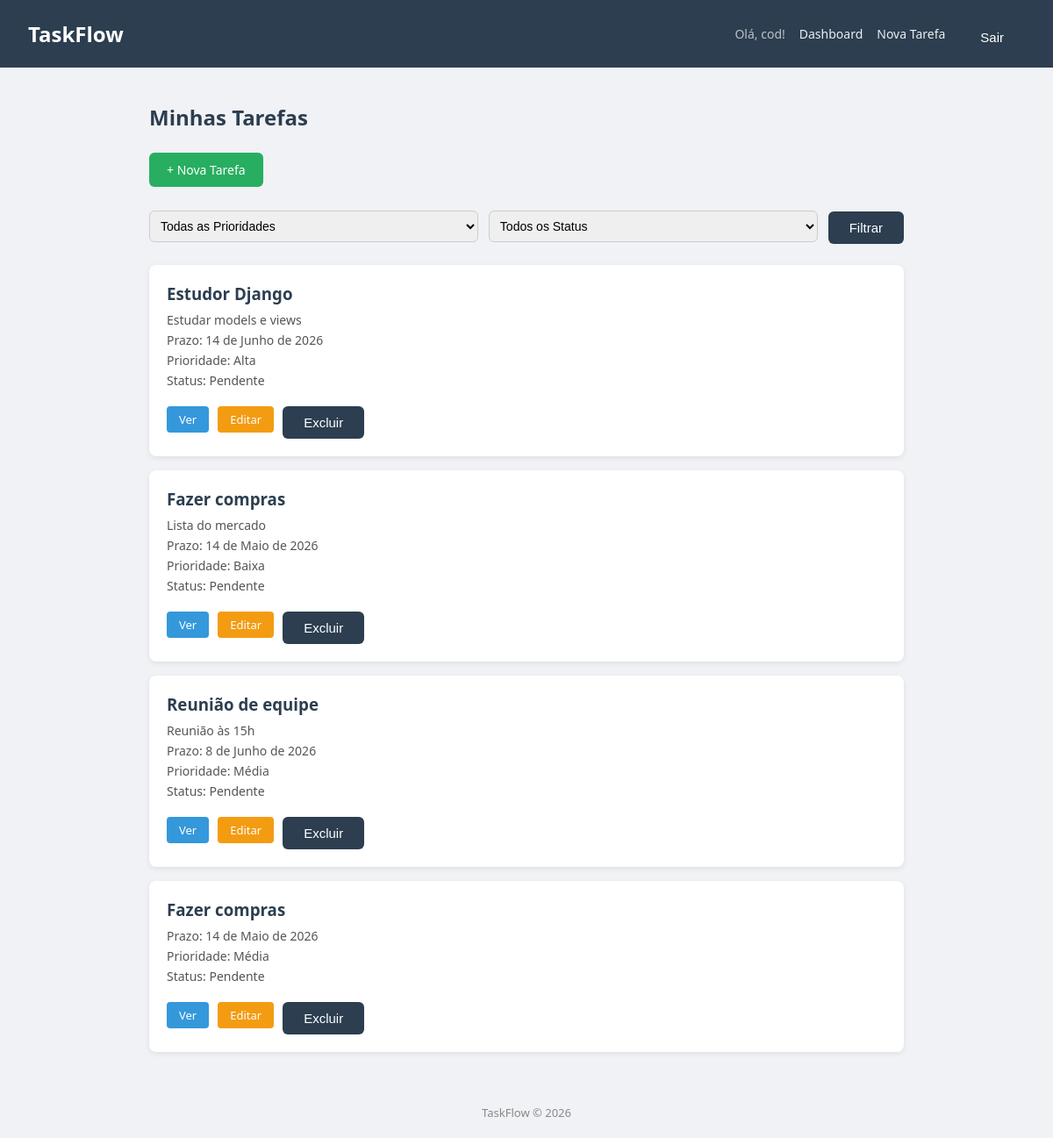
Before: / (signed in) with the older database file.
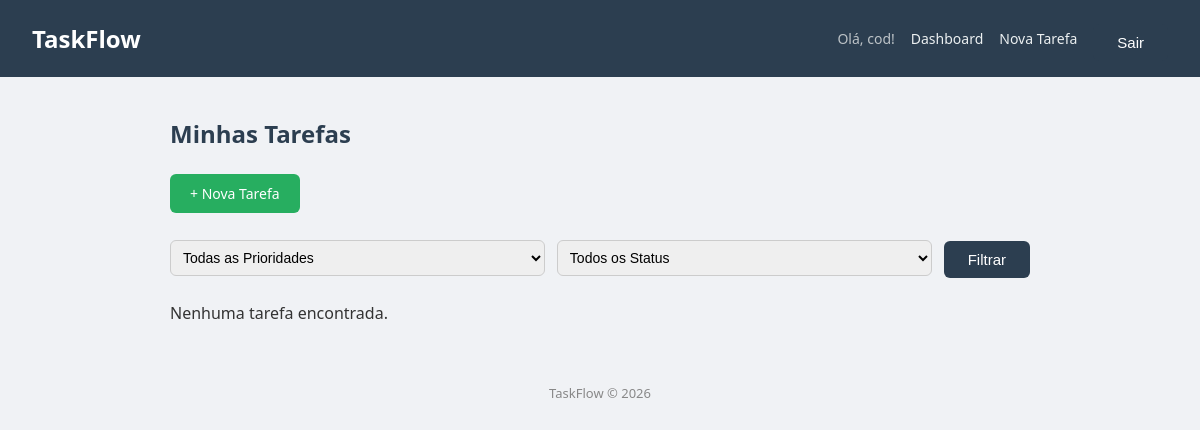
After: the same page with the newer database file.
### tasks/models.py (models this page shows, shortened)
class Task(models.Model):
    PRIORIDADE_CHOICES = [
        ('baixa', 'Baixa'),
        ('media', 'Média'),
        ('alta', 'Alta'),
    ]
    STATUS_CHOICES = [
        ('pendente', 'Pendente'),
        ('concluida', 'Concluída'),
    ]
    titulo = models.CharField(max_length=200)
    descricao = models.TextField(blank=True)
    data_criacao = models.DateTimeField(auto_now_add=True)
    prazo = models.DateField(null=True, blank=True)
    prioridade = models.CharField(max_length=10, choices=PRIORIDADE_CHOICES, default='baixa')
    status = models.CharField(max_length=10, choices=STATUS_CHOICES, default='pendente')
    usuario = models.ForeignKey(User, on_delete=models.CASCADE)

### tasks/views.py (the view)
# urls.py: path('', views.dashboard, name='dashboard'),
@login_required
def dashboard(request):
    tarefas = Task.objects.filter(usuario=request.user)
    prioridade = request.GET.get('prioridade')
    status = request.GET.get('status')
    if prioridade:
        tarefas = tarefas.filter(prioridade=prioridade)
    if status:
        tarefas = tarefas.filter(status=status)
    return render(request, 'tasks/dashboard.html', {'tarefas': tarefas})

### tasks/templates/tasks/dashboard.html (shortened to what this page needs)
{% extends 'tasks/base.html' %}
{% block conteudo %}
    <h2>Minhas Tarefas</h2>
    <a href="{% url 'criar_tarefa' %}" class="btn-nova-tarefa">+ Nova Tarefa</a>
    <form method="GET" class="filtros">
        <select name="prioridade">
            <option value="">Todas as Prioridades</option>
        </select>
        <select name="status">
            <option value="">Todos os Status</option>
        </select>
        <button type="submit">Filtrar</button>
    </form>
    {% if tarefas %}
        {% for tarefa in tarefas %}
            <div class="tarefa-card">
                <h3>{{ tarefa.titulo }}</h3>
                <p>{{ tarefa.descricao }}</p>
                <p>Prazo: {{ tarefa.prazo }}</p>
                <p>Prioridade: {{ tarefa.get_prioridade_display }}</p>
                <p>Status: {{ tarefa.get_status_display }}</p>
                <div class="tarefa-acoes">
                    <a href="{% url 'detalhe_tarefa' tarefa.id %}" class="btn-ver">Ver</a>
                    <a href="{% url 'editar_tarefa' tarefa.id %}" class="btn-editar">Editar</a>
                    <form method="POST" action="{% url 'excluir_tarefa' tarefa.id %}">
                        <button type="submit" class="btn-excluir">Excluir</button>
                    </form>
                </div>
            </div>
        {% endfor %}
    {% else %}
        <p>Nenhuma tarefa encontrada.</p>
    {% endif %}
{% endblock %}

### tasks/templates/tasks/base.html (shortened to what this page needs)
{% load static %}
<!DOCTYPE html>
<html lang="pt-br">
<head>
    <link rel="stylesheet" href="{% static 'tasks/style.css' %}">
</head>
<body>
    <header>
        <h1>TaskFlow</h1>
        <nav>
            {% if user.is_authenticated %}
                <span>Olá, {{ user.username }}!</span>
                <a href="{% url 'dashboard' %}">Dashboard</a>
                <a href="{% url 'criar_tarefa' %}">Nova Tarefa</a>
                <form method="POST" action="{% url 'logout' %}">
                    <button type="submit">Sair</button>
                </form>
            {% else %}
                <a href="{% url 'login' %}">Login</a>
                <a href="{% url 'cadastro' %}">Cadastro</a>
            {% endif %}
        </nav>
    </header>
    <main>
        {% block conteudo %}{% endblock %}
    </main>
    <footer>
        <p>TaskFlow &copy; 2026</p>
    </footer>
</body>
</html>

### tasks/static/tasks/style.css (style rules this page uses)
* { margin: 0; padding: 0; box-sizing: border-box; }
body { font-family: 'Segoe UI', sans-serif; background-color: #f0f2f5; color: #333; }
header { background-color: #2c3e50; padding: 16px 32px; display: flex; justify-content: space-between; align-items: center; }
header h1 { color: #fff; font-size: 24px; }
header nav { display: flex; align-items: center; gap: 16px; }
header nav a { color: #ecf0f1; text-decoration: none; font-size: 14px; }
header nav span { color: #bdc3c7; font-size: 14px; }
header nav button { background-color: #e74c3c; color: white; border: none; padding: 6px 14px; border-radius: 4px; cursor: pointer; font-size: 14px; }
main { max-width: 900px; margin: 40px auto; padding: 0 20px; }
footer { text-align: center; padding: 20px; color: #888; font-size: 13px; margin-top: 40px; }
h2 { margin-bottom: 24px; color: #2c3e50; }
form input, form textarea, form select { width: 100%; padding: 10px; border: 1px solid #ccc; border-radius: 6px; font-size: 14px; margin-top: 4px; }
form button[type="submit"] { background-color: #2c3e50; color: white; padding: 10px 24px; border: none; border-radius: 6px; cursor: pointer; font-size: 15px; margin-top: 8px; }
.filtros { display: flex; gap: 12px; margin-bottom: 24px; align-items: center; }
.filtros select { padding: 8px; border-radius: 6px; border: 1px solid #ccc; font-size: 14px; }
.filtros button { padding: 8px 16px; background-color: #2c3e50; color: white; border: none; border-radius: 6px; cursor: pointer; }
.btn-nova-tarefa { display: inline-block; background-color: #27ae60; color: white; padding: 10px 20px; border-radius: 6px; text-decoration: none; margin-bottom: 20px; font-size: 14px; }
a { color: #2c3e50; }

Changed rows visible on the page:
removed Task: titulo "Estudor Django", descricao "Estudar models e views", prazo "14 de Junho de 2026", prioridade "Alta", status "Pendente"
removed Task: titulo "Fazer compras", descricao "Lista do mercado", prazo "14 de Maio de 2026", prioridade "Baixa", status "Pendente"
removed Task: titulo "Reunião de equipe", descricao "Reunião às 15h", prazo "8 de Junho de 2026", prioridade "Média", status "Pendente"
removed Task: titulo "Fazer compras", prazo "14 de Maio de 2026", prioridade "Média", status "Pendente"
Other visible differences:
text now shown: "Nenhuma tarefa encontrada."
